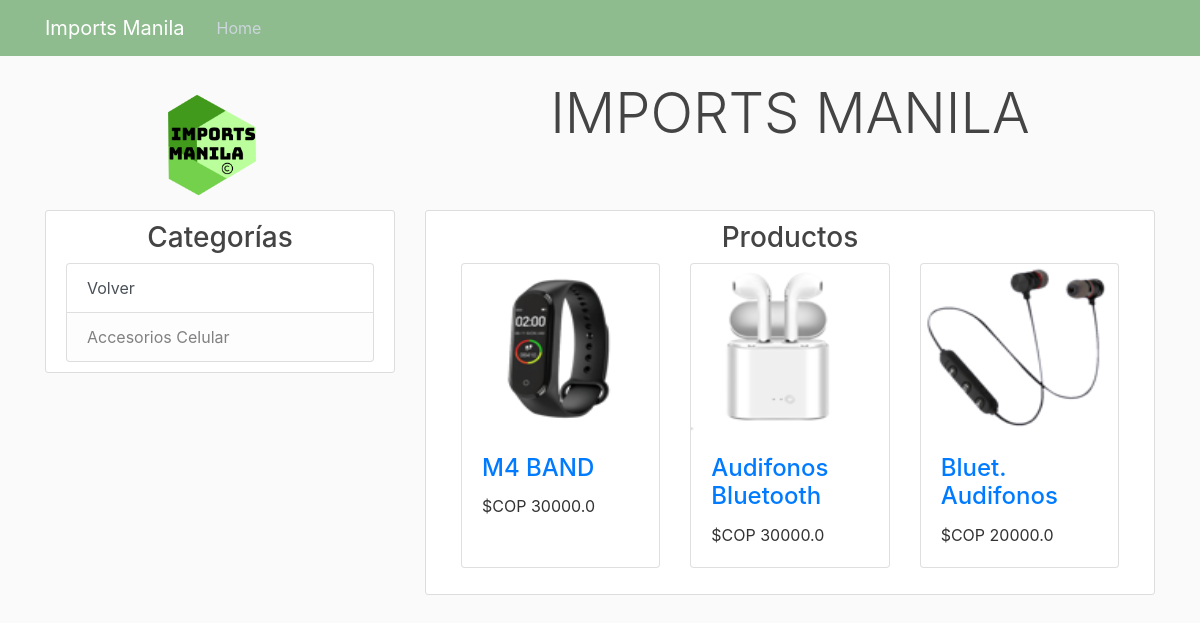
The app's page /category/1/products with its own data.
### app_ecommerce/models.py (models this page shows, shortened)
class Category(db.Model):
    id = db.Column(db.Integer, primary_key=True)
    name = db.Column(db.String(20),unique=True,nullable=False)
    image_file = db.Column(db.String(20),nullable=False,default='defaultCategory.jpg')
    parent_category = db.Column(db.Integer, db.ForeignKey('category.id'),nullable=False,default='root')
    products = db.relationship('Product', backref='cate', lazy=True)
    subCategories = db.relationship('Category',backref=db.backref('parent_cat',remote_side='Category.id'),lazy=True)

class Product(db.Model):
    id = db.Column(db.Integer, primary_key=True)
    name = db.Column(db.String(20),unique=True, nullable=False)
    description = db.Column(db.String(2500),nullable=False)
    weight = db.Column(db.String(10), nullable=False,default='1Kg')
    price = db.Column(db.Float(10), nullable=False,default=3.1)
    image_file1 = db.Column(db.String(20),nullable=False,default='defaultProduct.jpg')
    image_file2 = db.Column(db.String(20), nullable=False, default='defaultProduct.jpg')
    image_file3 = db.Column(db.String(20), nullable=False, default='defaultProduct.jpg')
    category = db.Column(db.Integer, db.ForeignKey('category.id'),nullable=False)

### app_ecommerce/categories/routes.py (the view)
@categories.route('/category/<int:category_id>/products')
def products_for_category(category_id):
    c = Category.query.get(category_id)
    products = c.products
    categories = [c]
    return render_template('home.html',categories=categories, products=products,quote=quote)

### app_ecommerce/templates/home.html
{% extends 'layout.html' %}
{% block content %}
    <div class="row">
    <div class="col-md-4">
      <div class="content-section">
        <h3 class="text-center">Categorías</h3>
        <div class="list-group">
            <a class="list-group-item list-group-item-action list-group-item-link" href="javascript:history.back()"> Volver</a>
            {% for cat in categories %}
                {% if cat.subCategories|length > 0 %}
                    <a href="{{url_for('categories.subcategories_for_category',category_id=cat.id)}}" class="list-group-item list-group-item-action list-group-item-light">{{cat.name}}</a>
                {% else %}
                    <a href="{{url_for('categories.products_for_category',category_id=cat.id)}}"
                   class="list-group-item list-group-item-action list-group-item-light">{{cat.name}}</a>
                {% endif %}
            {% endfor %}
          </div>
      </div>
    </div>
    {% if products %}
        <div class="col-md-8">
          <div class="content-section">
            <h3 class="text-center">Productos</h3>
              <div class="col-lg-12">
                    <div class="row">
                      {% for p in products %}
                        <div class="col-lg-4 col-md-6 mb-3">
                            <div class="card h-100">
                            <a href="{{url_for('products.view_product',product_id=p.id)}}">
                            <img class="card-img-top"
                                 src="{{url_for('static',filename='product_pics/'+p.image_file1)}}" width=50 height=170 alt=""></a>
                            <div class="card-body">
                                <h4 class="card-title">
                                <a href="{{url_for('products.view_product',product_id=p.id)}}" class="text-Capitalize">{{p.name}}</a>
                                </h4>$COP {{p.price|round}}</h4>
                            </div>
                            </div>
                        </div>
                    {% endfor %}
                    </div>
              </div>
          </div>
        </div>
    {% endif %}
    </div>
{% endblock %}

### app_ecommerce/templates/layout.html (shortened to what this page needs)
<!doctype html>
<html lang="en">
    <link rel="stylesheet" href="https://stackpath.bootstrapcdn.com/bootstrap/4.4.1/css/bootstrap.min.css">
    <link rel="stylesheet" type="text/css" href="{{ url_for('static',filename='main.css')}}">
</head>
<body>
    <header class="site-header">
      <nav class="navbar navbar-expand-md navbar-dark bg-steel fixed-top">
        <div class="container">
            <a class="navbar-brand mr-4" href="/">
            Imports Manila
            </a>
          <div class="collapse navbar-collapse" id="navbarToggle">
            <div class="navbar-nav mr-auto">
              <a class="nav-item nav-link" href="{{url_for('main.home')}}">Home</a>
            </div>
          </div>
        </div>
      </nav>
    </header>
    <main role="main" class="container">
        <div class="row">
            <div class="col-md-4">
                <center>
                    <img class="mr-3" src="{{url_for('static',filename='page_picts/logo.png')}}"
                        alt="Generic placeholder image" height="130" width="130">
                </center>
            </div>
            <div class="col-md-8">
                <center>
                    <h1 class="display-4">IMPORTS MANILA</h1>
                </center>
            </div>
        </div>
            {% block content %}{% endblock %}
    </main>
</body>
</html>

### app_ecommerce/static/main.css (style rules this page uses)
body { background: #fafafa; color: #333333; margin-top: 5rem; }
h1, h2, h3, h4, h5, h6 { color: #444444; }
.bg-steel { background-color: darkseagreen; }
.site-header .navbar-nav .nav-link { color: #cbd5db; }
.content-section { background: #ffffff; padding: 10px 20px; border: 1px solid #dddddd; border-radius: 3px; margin-bottom: 20px; }

### records on screen
Category: name "Accesorios Celular"
Product: image_file1 (picture), name "M4 BAND", price "30000.0"
Product: image_file1 (picture), name "Audifonos Bluetooth", price "30000.0"
Product: image_file1 (picture), name "Bluet. Audifonos", price "20000.0"
